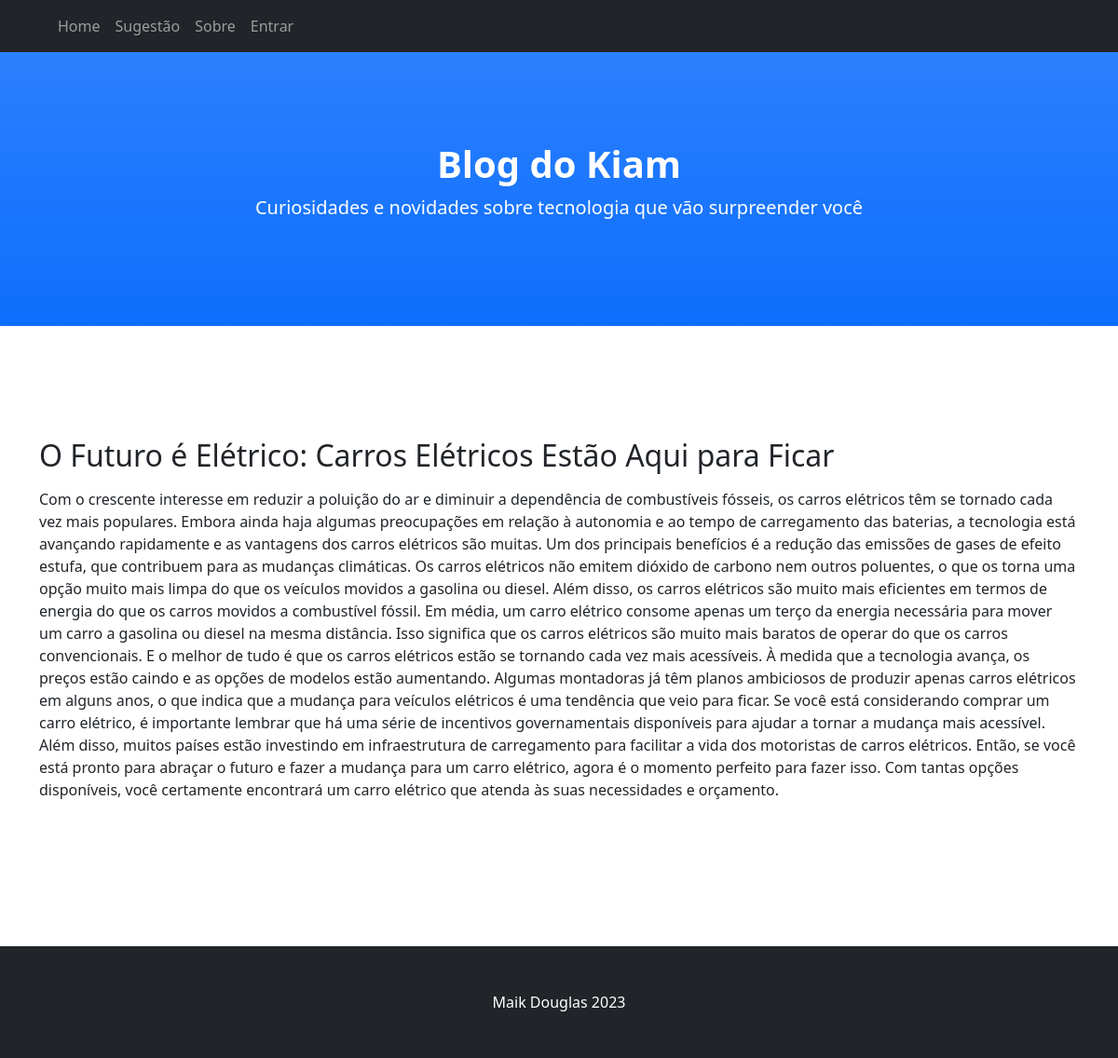
The app's page /post/2/ with its own data.
### blog/models.py (models this page shows, shortened)
class Post(models.Model):
    author = models.ForeignKey(settings.AUTH_USER_MODEL, on_delete=models.CASCADE)
    title = models.CharField(max_length=200)
    text = models.TextField()
    created_date = models.DateTimeField(default=timezone.now)
    published_date = models.DateTimeField(blank=True, null=True)
    image = models.ImageField(upload_to='blog/media/media', blank=True, null=True)

### blog/views.py (the view)
# urls.py: path('post/<int:pk>/', views.post_detail, name='post_detail'),
def post_detail(request, pk):
    post = get_object_or_404(Post, pk=pk)
    return render(request, 'blog/post_detail.html', {'post': post})

### blog/templates/blog/post_detail.html (shortened to what this page needs)
{% extends 'blog/base.html' %}
{% load static %}
{% block content %}
<h2>{{ post.title }}</h2>
<p>{{ post.text|safe|linebreaksbr }}</p>
{% endblock %}

### records on screen
Post: title "O Futuro é Elétrico: Carros Elétricos Estão Aqui para Ficar", text "Com o crescente interesse em reduzir a poluição do ar e diminuir a dependência de combustíveis fósseis, os carros elétricos têm se tornado cada vez mais populares. Embora ainda haja algumas preocupações em relação à autonomia e ao tempo de carregamento das baterias, a tecnologia está avançando rapidamente e as vantagens dos carros elétricos são muitas. Um dos principais benefícios é a redução das emissões de gases de efeito estufa, que contribuem para as mudanças climáticas. Os carros elétricos não emitem dióxido de carbono nem outros poluentes, o que os torna uma opção muito mais limpa do que os veículos movidos a gasolina ou diesel. Além disso, os carros elétricos são muito mais…"
